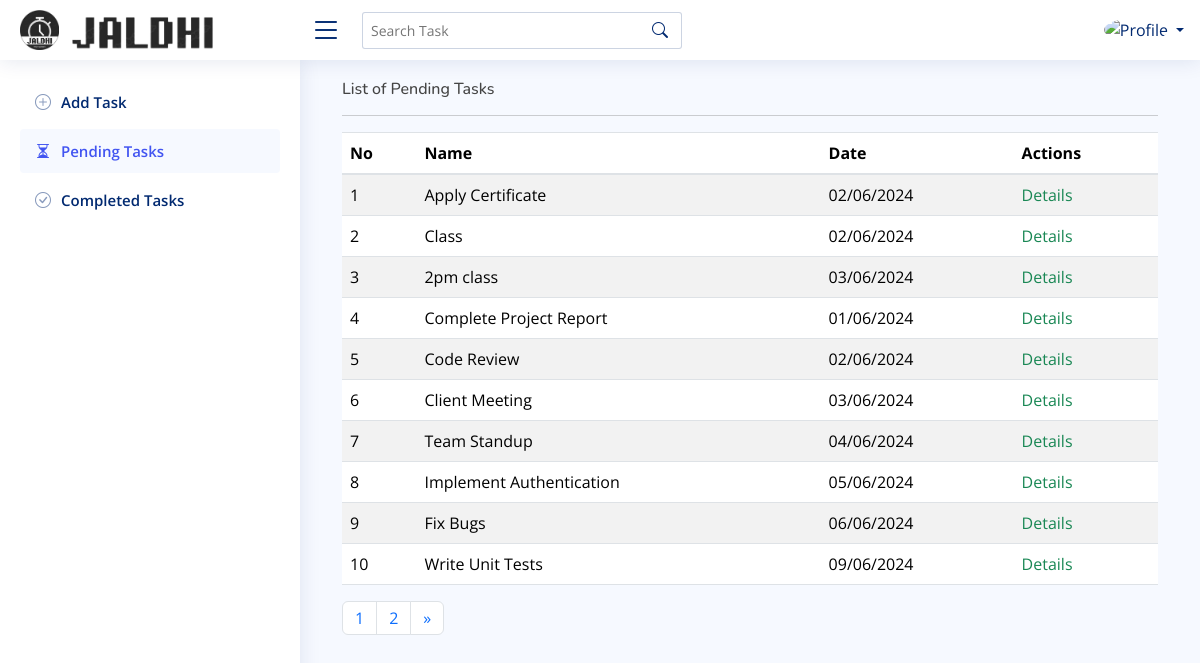
/listtask, run on an earlier commit of the app's database.
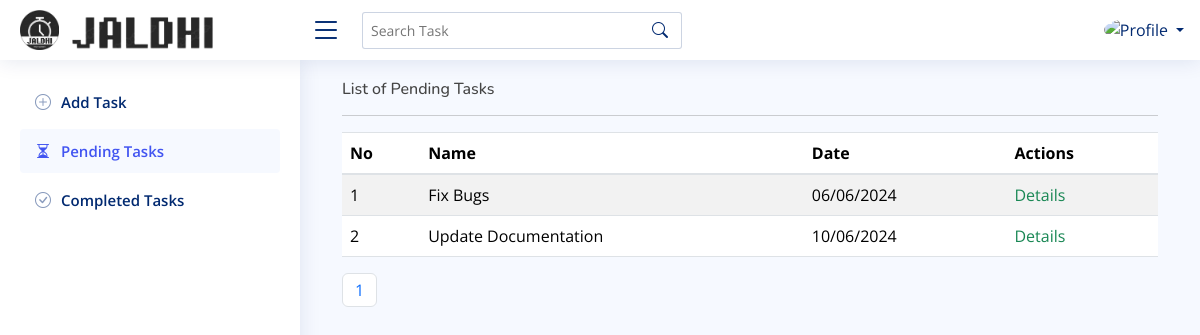
And on a later commit of the database.
### baseapp/models.py (models this page shows, shortened)
class Task(models.Model):
    no=models.AutoField(primary_key=True)
    title=models.CharField(max_length=100,null=True)
    description=models.TextField()
    date=models.DateField(default=timezone.now)
    is_completed = models.BooleanField(default=False)
    def formatted_date(self):
        return self.date.strftime('%d/%m/%Y')

### baseapp/views.py (the view)
# urls.py: path("listtask",views.listtask,name="listtask"),
def listtask(request):
    tasks = Task.objects.filter(is_completed=False)
    paginator=Paginator(tasks,10)
    page_number=request.GET.get('page')
    try:
        page=paginator.get_page(page_number)
    except EmptyPage:
        page=paginator.page(paginator.num_pages)
    return render(request, 'listtask.html', {'tasks': tasks,'page':page})

### templates/listtask.html (shortened to what this page needs)
{% extends 'index.html' %}
{% load static %}
{% block content2 %}
      <a class="nav-link" href="{% url 'listtask' %}">
        <i class="bi bi-hourglass-split"></i>
        <span>Pending Tasks</span>
      </a>
      {% endblock %}
{% block content %}
<div class="container">
    <div class="row">
        <div class="col-md-12">
            <h6>List of Pending Tasks</h6>
            <hr>
            <table class="table table-striped">
                <thead>
                    <tr>
                        <th>No</th>
                        <th>Name</th>
                        <th>Date</th>
                        <th>Actions</th>
                    </tr>
                </thead>
                <tbody>
                    {% for task in page %}
                    <tr>
                        <td>{{ forloop.counter|add:page.start_index|add:"-1" }}</td>
                        <td>{{ task.title }}</td>
                        <td>{{ task.formatted_date }}</td>
                        <td>
                            <a href="{% url 'taskdetails' task.no %}" class="link-success link-offset-2 link-underline-opacity-25 link-underline-opacity-100-hover">Details</a>
                        </td>
                    </tr>
                    {% endfor %}
                </tbody>
            </table>
            <nav aria-label="Page navigation example">
                <ul class="pagination">
                  {% for num in page.paginator.page_range %}
                  <li class="page-item {% if page.number == num %}activate{% endif %}">
                    <a class="page-link" href="?page={{ num }}">{{ num }}</a></li>
                {% endfor %}
                {% if page.has_next %}
                  <li class="page-item">
                    <a class="page-link" href="?page=={{ page.next_page_number }}" aria-label="Next">
                      <span aria-hidden="true">&raquo;</span>
                    </a>
                  </li>
                {% endif %}
                </ul>
              </nav>
        </div>
    </div>
</div>
{% endblock %}

What changed in the data, as far as the page shows it:
no longer on this page (row edited): Task: title "Apply Certificate", formatted_date "02/06/2024"
no longer on this page (row edited): Task: title "Class", formatted_date "02/06/2024"
no longer on this page (row edited): Task: title "2pm class", formatted_date "03/06/2024"
no longer on this page (row edited): Task: title "Complete Project Report", formatted_date "01/06/2024"
no longer on this page (row edited): Task: title "Code Review", formatted_date "02/06/2024"
no longer on this page (row edited): Task: title "Client Meeting", formatted_date "03/06/2024"
no longer on this page (row edited): Task: title "Team Standup", formatted_date "04/06/2024"
no longer on this page (row edited): Task: title "Implement Authentication", formatted_date "05/06/2024"
no longer on this page (row edited): Task: title "Write Unit Tests", formatted_date "09/06/2024"
now on this page (row unchanged): Task: title "Update Documentation", formatted_date "10/06/2024"
Also different on the page:
list line gone: "2"
